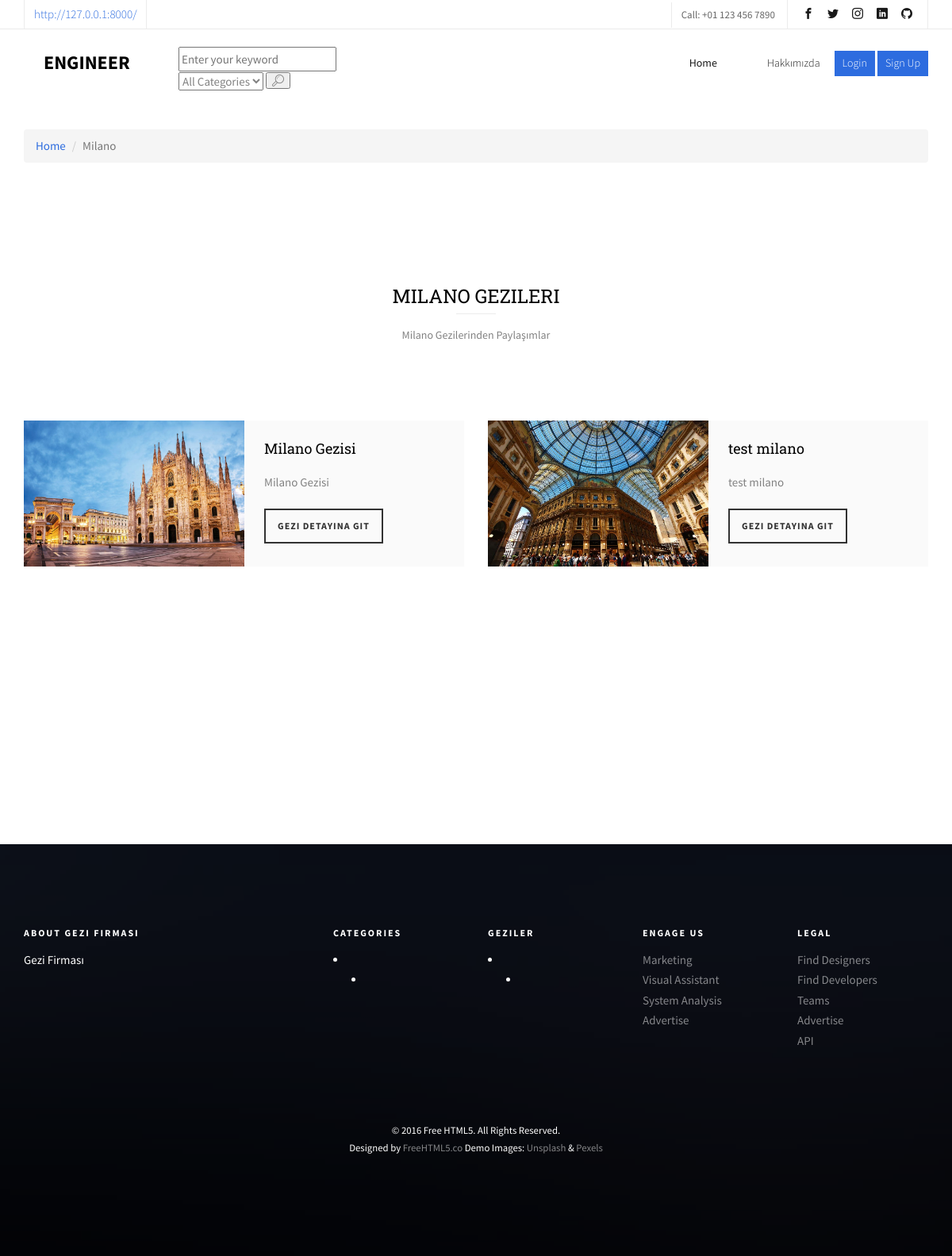
/category/6/italy-milano-city, run on the app's committed database.
### content/models.py (models this page shows, shortened)
class Category(MPTTModel):
    STATUS =(
        ('True', 'Evet'),
        ('False', 'Hayır'),
    )
    title = models.CharField(max_length=100)
    keywords = models.CharField(blank=True, max_length=255)
    description = models.CharField(blank=True, max_length=255)
    image = models.ImageField(blank=True, upload_to='images/')
    status = models.CharField(max_length=10, choices=STATUS)
    slug = models.SlugField(null=False, unique=True)
    parent = TreeForeignKey('self', blank=True, null=True, related_name='children', on_delete=models.CASCADE)
    create_at = models.DateTimeField(auto_now_add=True)
    update_at = models.DateTimeField(auto_now=True)
    class MPTTMeta:
        order_insertion_by = ['title']
    def get_image_tag(self):
        if self.image:
            return mark_safe('<img src="{}" height="50"/>'.format(self.image.url))
    get_image_tag.short_description = 'Image'

class Content(models.Model):
    STATUS = (
        ('True', 'Evet'),
        ('False', 'Hayır'),
    )
    category = models.ForeignKey(Category, on_delete=models.CASCADE)
    title = models.CharField(max_length=150)
    keywords = models.CharField(blank=True, max_length=255)
    description = models.CharField(blank=True, max_length=255)
    image = models.ImageField(blank=True, upload_to='images/')
    detail = RichTextUploadingField()
    slug = models.SlugField(null=False, unique=True)
    status = models.CharField(max_length=10, choices=STATUS)
    parent = models.ForeignKey('self', blank=True, null=True, related_name='children', on_delete=models.CASCADE)
    create_at = models.DateTimeField(auto_now_add=True)
    update_at = models.DateTimeField(auto_now=True)
    def get_image_tag(self):
        if self.image:
            return mark_safe('<img src="{}" height="50"/>'.format(self.image.url))
    get_image_tag.short_description = 'Image'

### home/models.py (models this page shows, shortened)
class Settings(models.Model):
    STATUS = (
        ('True', 'Evet'),
        ('False', 'Hayır'),
    )
    title = models.CharField(max_length=150)
    keywords = models.CharField(max_length=255)
    description = models.CharField(max_length=255)
    company = models.CharField(max_length=50)
    address = models.CharField(blank=True, max_length=150)
    phone = models.CharField(blank=True, max_length=15)
    fax = models.CharField(blank=True, max_length=15)
    email = models.CharField(blank=True, max_length=50)
    smtp_server = models.CharField(blank=True, max_length=20)
    smtp_email = models.CharField(blank=True, max_length=20)
    smtp_password = models.CharField(blank=True, max_length=20)
    smtp_port = models.CharField(blank=True, max_length=20)
    icon = models.ImageField(blank=True, upload_to='images/')
    facebook = models.CharField(max_length=50)
    instagram = models.CharField(max_length=50)
    twitter = models.CharField(max_length=50)
    about_us = RichTextUploadingField(blank=True)
    contact = RichTextUploadingField(blank=True)
    references = RichTextUploadingField(blank=True)
    status = models.CharField(max_length=10, choices=STATUS)
    create_at = models.DateTimeField(auto_now_add=True)
    update_at = models.DateTimeField(auto_now=True)

### home/views.py (the view)
# urls.py: path('category/<int:id>/<slug:slug>', views.category_contents, name='category_contents'),
def category_contents(request, id, slug):
    category = Category.objects.all()
    category_data = Category.objects.get(pk=id)
    contents = Content.objects.filter(category_id=id, status='True')
    context = {'contents': contents,
               'category': category,
               'category_data': category_data}
    return render(request, 'geziler.html', context)

### home/context_processors.py (called while the page is built)
def category(request):
    return {
        'category': Category.objects.all(),
        'settings': Settings.objects.get(pk=1),
        'content': Content.objects.all()
    }

### home/templates/geziler.html (shortened to what this page needs)
{% extends "homebase.html" %}
{% block content %}
    <div id="breadcrumb">
        <div class="container">
            <ul class="breadcrumb">
                <li><a href="/">Home</a></li>
                <li class="active">{{ category_data.title }}</li>
            </ul>
        </div>
    </div>&emsp;
    <div id="fh5co-course">
		<div class="container">
			<div class="row animate-box">
				<div class="col-md-6 col-md-offset-3 text-center fh5co-heading">
					<h2>{{ category_data.title }} Gezileri</h2>
					<p>{{ category_data.title }} Gezilerinden Paylaşımlar</p>
				</div>
			</div>
			<div class="row">
                {% for rs in contents %}
				    <div class="col-md-6 animate-box">
					<div class="course">
						<a href="#" class="course-img" style="background-image: url({{rs.image.url}});">
						</a>
						<div class="desc">
							<h3><a href="#">{{ rs.title }}</a></h3>
							<p> {{ rs.description }} </p>
							<span><a href="/content/{{ rs.id }}/{{ rs.slug }}" class="btn btn-primary btn-sm btn-course">Gezi Detayına Git</a></span>
						</div>
					</div>
				</div>
                {% endfor %}
			</div>
		</div>
	</div>
{% endblock %}

### home/templates/footer.html (shortened to what this page needs)
{% load static %}
	<footer id="fh5co-footer" role="contentinfo" style="background-image: url(static/images/img_bg_4.jpg);">
		<div class="overlay"></div>
		<div class="container">
			<div class="row row-pb-md">
				<div class="col-md-3 fh5co-widget">
					<h3>About {{ settings.company }}</h3>
					<p>{{ settings.description }}</p>
				</div>
				<div class="col-md-2 col-sm-4 col-xs-6 col-md-push-1 fh5co-widget">
					<h3>Categories</h3>
                        {% load mptt_tags %}
                        {% recursetree category %}
                             <li>
                                {% if not node.is_leaf_node %}
                                    <ul>
                                        <li><a href="#">{{  children }}</a></li>
                                    </ul>
                                {% endif %}
                            </li>
                        {% endrecursetree %}
				</div>
				<div class="col-md-2 col-sm-4 col-xs-6 col-md-push-1 fh5co-widget">
					<h3>Geziler</h3>
                {% load mptt_tags %}
                        {% recursetree category %}
                             <li>
                                {% if not node.is_leaf_node %}
                                    <ul>
                                        <li><a href="#">{{  children }}</a></li>
                                    </ul>
                                {% endif %}
                            </li>
                        {% endrecursetree %}
				</div>
				<div class="col-md-2 col-sm-4 col-xs-6 col-md-push-1 fh5co-widget">
					<h3>Engage us</h3>
					<ul class="fh5co-footer-links">
						<li><a href="#">Marketing</a></li>
						<li><a href="#">Visual Assistant</a></li>
						<li><a href="#">System Analysis</a></li>
						<li><a href="#">Advertise</a></li>
					</ul>
				</div>
				<div class="col-md-2 col-sm-4 col-xs-6 col-md-push-1 fh5co-widget">
					<h3>Legal</h3>
					<ul class="fh5co-footer-links">
						<li><a href="#">Find Designers</a></li>
						<li><a href="#">Find Developers</a></li>
						<li><a href="#">Teams</a></li>
						<li><a href="#">Advertise</a></li>
						<li><a href="#">API</a></li>
					</ul>
				</div>
			</div>
			<div class="row copyright">
				<div class="col-md-12 text-center">
					<p>
						<small class="block">&copy; 2016 Free HTML5. All Rights Reserved.</small>
						<small class="block">Designed by <a href="http://freehtml5.co/" target="_blank">FreeHTML5.co</a> Demo Images: <a href="http://unsplash.co/" target="_blank">Unsplash</a> &amp; <a href="https://www.pexels.com/" target="_blank">Pexels</a></small>
					</p>
				</div>
			</div>
		</div>
	</footer>
	</div>

### home/static/css/style.css (style rules this page uses)
body { font-family: "Source Sans Pro", Arial, sans-serif; font-weight: 400; font-size: 15px; line-height: 1.7; color: #828282; background: #fff; }
a { color: #2D6CDF; -webkit-transition: 0.5s; -o-transition: 0.5s; transition: 0.5s; }
p { margin-bottom: 20px; }
h1, h2, h3, h4, h5, h6, figure { color: #000; font-family: "Roboto Slab", serif; font-weight: 400; margin: 0 0 20px 0; }
#fh5co-course-categories, #fh5co-counter, #fh5co-course, #fh5co-register, #fh5co-pricing, #fh5co-testimonial, #fh5co-blog, #fh5co-about, #fh5co-staff, #fh5co-contact, #fh5co-footer { padding: 7em 0; clear: both; }
.course { display: -webkit-box; display: -moz-box; display: -ms-flexbox; display: -webkit-flex; display: flex; flex-wrap: wrap; -webkit-flex-wrap: wrap; -moz-flex-wrap: wrap; margin-bottom: 30px; }
.course .desc, .course .course-img { width: 50%; display: inline-block; }
.course .course-img { background-size: cover; background-position: center center; background-repeat: no-repeat; position: relative; -webkit-transition: 0.3s; -o-transition: 0.3s; transition: 0.3s; }
.course .desc { padding: 1.7em; background: #fafafa; }
.course .desc h3 { font-size: 18px; font-weight: 400; }
.course .desc h3 a { color: #000; }
.course .desc .btn-course { border: 2px solid rgba(0, 0, 0, 0.8) !important; background: transparent; color: rgba(0, 0, 0, 0.8) !important; font-size: 12px; text-transform: uppercase; font-weight: 700; letter-spacing: 1px; padding: 11px 15px !important; -webkit-border-radius: 0; -moz-border-radius: 0; -ms-border-radius: 0; border-radius: 0; }
.fh5co-heading { margin-bottom: 5em; }
.fh5co-heading h2 { font-size: 24px; margin-bottom: 20px; line-height: 1.5; color: #000; text-transform: uppercase; position: relative; }
.fh5co-heading h2:after { position: absolute; top: 40px; left: 0; right: 0; bottom: 0; content: ''; width: 50px; height: 1px; margin: 0 auto; background: rgba(0, 0, 0, 0.08); }
.fh5co-heading p { font-size: 14px; }
#fh5co-footer { background: #efefef; background-size: cover; background-position: center center; background-repeat: no-repeat; position: relative; color: #fff !important; }
#fh5co-footer .overlay { position: absolute; top: 0; left: 0; right: 0; bottom: 0; background: rgba(0, 0, 0, 0.85); -webkit-transition: 0.5s; -o-transition: 0.5s; transition: 0.5s; }
#fh5co-footer .fh5co-footer-links { padding: 0; margin: 0; }
#fh5co-footer .fh5co-footer-links li { padding: 0; margin: 0; list-style: none; }
#fh5co-footer .fh5co-footer-links li a { color: rgba(255, 255, 255, 0.5); text-decoration: none; }
#fh5co-footer .fh5co-widget { margin-bottom: 30px; }
#fh5co-footer .fh5co-widget h3 { margin-bottom: 15px; font-weight: bold; font-size: 12px; letter-spacing: 2px; text-transform: uppercase; font-family: "Source Sans Pro", Arial, sans-serif; color: #fff; }
#fh5co-footer .copyright .block { display: block; }
#fh5co-footer .copyright .block a { color: rgba(255, 255, 255, 0.5); }
.btn { margin-right: 4px; margin-bottom: 4px; font-family: "Source Sans Pro", Arial, sans-serif; font-size: 16px; font-weight: 400; -webkit-border-radius: 30px; -moz-border-radius: 30px; -ms-border-radius: 30px; border-radius: 30px; -webkit-transition: 0.5s; -o-transition: 0.5s; transition: 0.5s; padding: 8px 20px; }
.btn-primary { background: #2D6CDF; color: #fff; border: 2px solid #2D6CDF; }
.row-pb-md { padding-bottom: 4em !important; }
.js .animate-box { opacity: 0; }

### data on the page
Category: title "Milano", title "MILANO"
Content: image (picture), title "Milano Gezisi", description "Milano Gezisi"
Content: image (picture), title "test milano", description "test milano"
Settings: company "GEZI FIRMASI", description "Gezi Firması"
